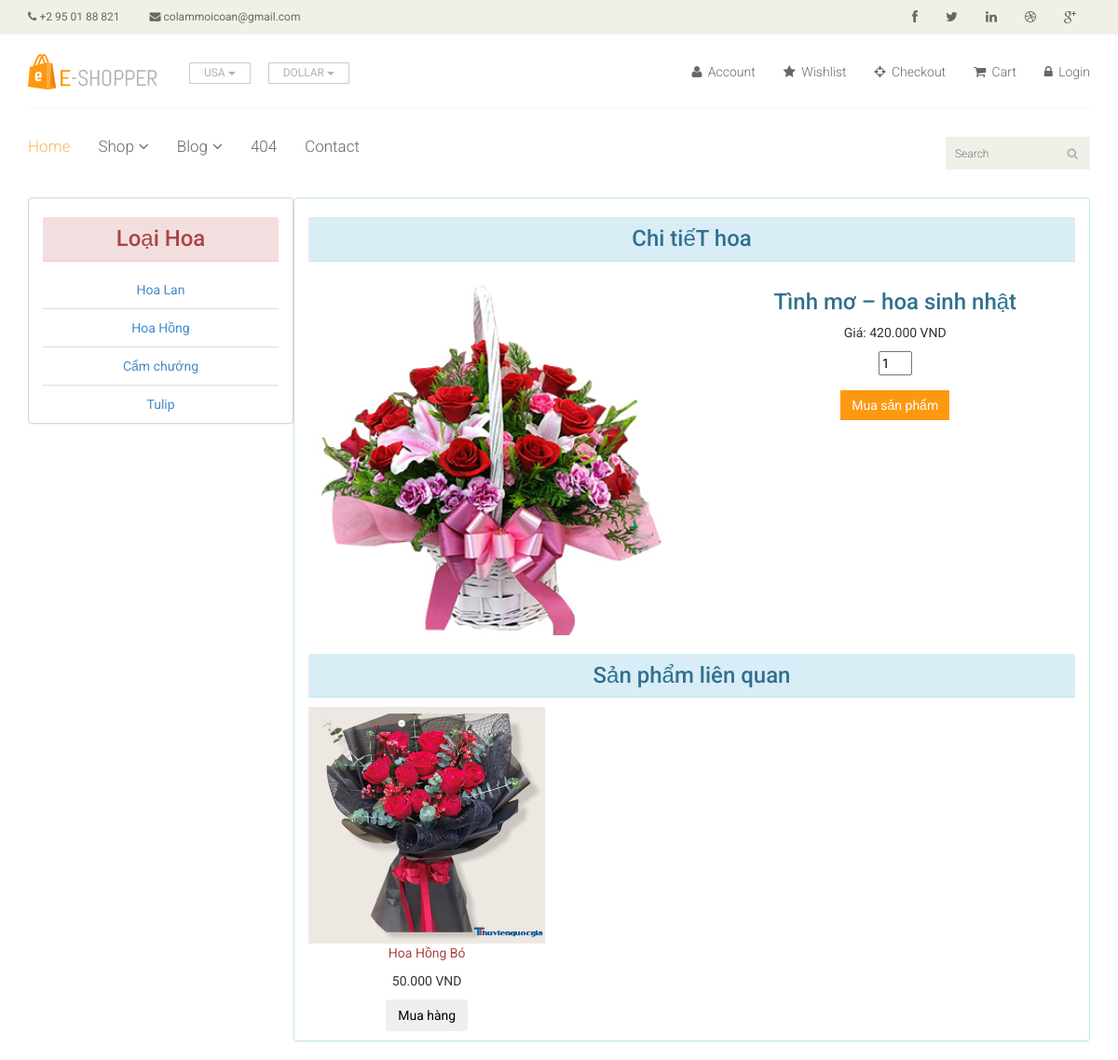
The app's page /flower_detail.php?id=18 with its own data.
### tables this page shows
CREATE TABLE `typeofflower` (
  `typeflower_id` int(50) NOT NULL,
  `typeName` varchar(500) NOT NULL
);

CREATE TABLE `flower` (
  `flower_id` int(11) NOT NULL,
  `flowerName` varchar(500) NOT NULL,
  `colorID` int(50) NOT NULL,
  `unit` int(50) DEFAULT NULL,
  `price` double DEFAULT NULL,
  `available` int(50) DEFAULT NULL,
  `flowerPicture` varchar(500) NOT NULL,
  `typeflower_id` int(50) NOT NULL
);

### Entities/typeflower.class.php (called while the page is built, shortened)
<?php
require_once("./config/db.class.php");
class Typeflower
{
    public static function list_typeflower()
    {
        $db = new Db();
        $sql = "SELECT * FROM typeofflower";
        $result = $db->select_to_array($sql);
        return $result;
    }
}
?>

### config/db.class.php (called while the page is built, shortened)
<?php
class Db
{
    protected static $connection;
    public function connect()
    {
        if (!isset(self::$connection)) {
            $config = parse_ini_file("config.ini");
            self::$connection = new mysqli("localhost", $config["username"], $config["password"], $config["databasename"]);
        }
        return self::$connection;
    }
    public function query_execute($queryString)
    {
        $connection = $this->connect();
        $result = $connection->query($queryString);
        return $result;
    }
    public function select_to_array($queryString)
    {
        $rows = array();
        $result = $this->query_execute($queryString);
        while ($item = $result->fetch_assoc()) {
            $rows[] = $item;
        }
        return $rows;
    }
}
?>

### Entities/flower.class.php (called while the page is built, shortened)
<?php
require_once("./config/db.class.php");
class flower
{
    public static function list_flower_relate($typeflower_id, $id){
        $db = new Db();
        $sql = "SELECT * FROM flower WHERE typeflower_id='$typeflower_id' AND flower_id !='$id'";
        $result = $db->select_to_array($sql);
        return $result;
    }
     public static function get_flower($id)
     {
         $db = new Db();
         $sql = "SELECT * FROM flower WHERE flower_id='$id'";
         $result = $db->select_to_array($sql);
         return $result;
     }
}
?>

### flower_detail.php (the view)
<?php
require_once("./Entities/flower.class.php");
require_once("./Entities/typeflower.class.php");
?>
<?php
include_once("./header.php");
if (!isset($_GET["id"])) {
    header('Location: not_found.php');
} else {
    $id = $_GET["id"];
    $flower = reset(flower::get_flower($id));
    $flower_relate = flower::list_flower_relate($flower["typeflower_id"], $id);
}
$typeflower = Typeflower::list_typeflower();
?>
<div class="container text-center">
    <div class="col-sm-3 panel panel-danger">
        <h3 class="panel-heading">Loại Hoa </h3>
        <ul class="list-group">
            <?php
            foreach ($typeflower as $item) {
                echo "<li class='list-group-item'><a
                href=/DA_manguonmo/list_flower.php?typeflower_id=" . $item["typeflower_id"] . ">" . $item["typeName"] . "</a></li>";
            } ?>
        </ul>
    </div>
    <div class="col-sm-9 panel panel-info">
        <h3 class="panel-heading">Chi tiếT hoa</h3>
        <div class="row">
            <div class="col-sm-6">
                <img src="<?php echo "../DA_manguonmo/" . $flower["flowerPicture"]; ?>" class="img-responsive" style="width:100%" alt="Image">
            </div>
            <div class="col-sm-6">
                <div style="padding-left:10px">
                    <h3 class="text-info">
                        <?php echo $flower["flowerName"]; ?>
                    </h3>
                    <p>
                        Giá: <?php echo number_format($flower["price"], 0, ",", ".") ?> VND
                    </p>
                    <form id="add-to-cart-form" action="shopping_flow.php?action=add" method="POST">
                        <input type="text" value="1" name="quantity[<?=$flower['id'] ?>]" size="2"><br>
                        <input type="submit" value="Mua sản phẩm" class="btn btn-primary">
                    </form>
                </div>
            </div>
        </div>
        <h3 class="panel-heading"> Sản phẩm liên quan</h3>
        <div class="row">
            <?php
            foreach ($flower_relate as $item) {
            ?>
                <div class="col-sm-4">
                    <a href="../DA_manguonmo/flower_detail.php?id=<?php echo $item["typeflower_id"]; ?>">
                        <img src="<?php echo "../DA_manguonmo/" . $item["flowerPicture"]; ?>" class="img-responsive" style="width:100%" alt="Image">
                    </a>
                    <p class="text-danger"><?php echo $item["flowerName"]; ?> </p>
                    <p class="text-ingo"><?php echo number_format($item["price"], 0, ",", ".") ?> VND</p>
                    <p>
                        <button type="button" class="btn bth-primary">Mua hàng</button>
                    </p>
                </div>
            <?php   } ?>
        </div>
    </div>
</div>

### static/css/main.css (style rules this page uses)
body { font-family: 'Roboto', sans-serif; background:; position: relative; font-weight:400px; }
ul li { list-style: none; }
a { -webkit-transition: 300ms; -moz-transition: 300ms; -o-transition: 300ms; transition: 300ms; }
h1, h2, h3, h4, h5, h6 { font-family: 'Roboto', sans-serif; }
.btn.btn-primary { background:#FE980F; border: 0 none; border-radius: 0; margin-top: 16px; }

### records on screen
typeofflower: typeName "Hoa Lan"
typeofflower: typeName "Hoa Hồng"
typeofflower: typeName "Cẩm chướng"
typeofflower: typeName "Tulip"
flower: flowerPicture (picture), flowerName "Tình mơ – hoa sinh nhật", price "420.000"
flower: flowerPicture (picture), flowerName "Hoa Hồng Bó", price "50.000"
